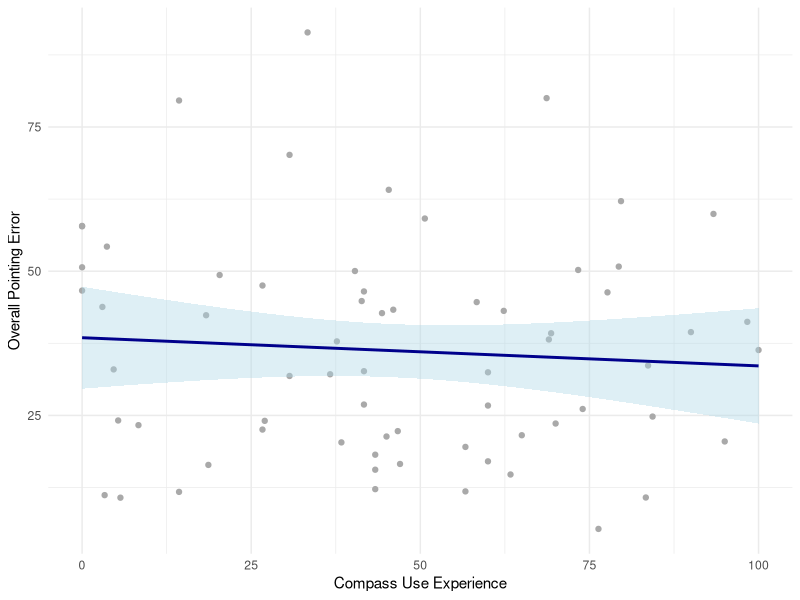
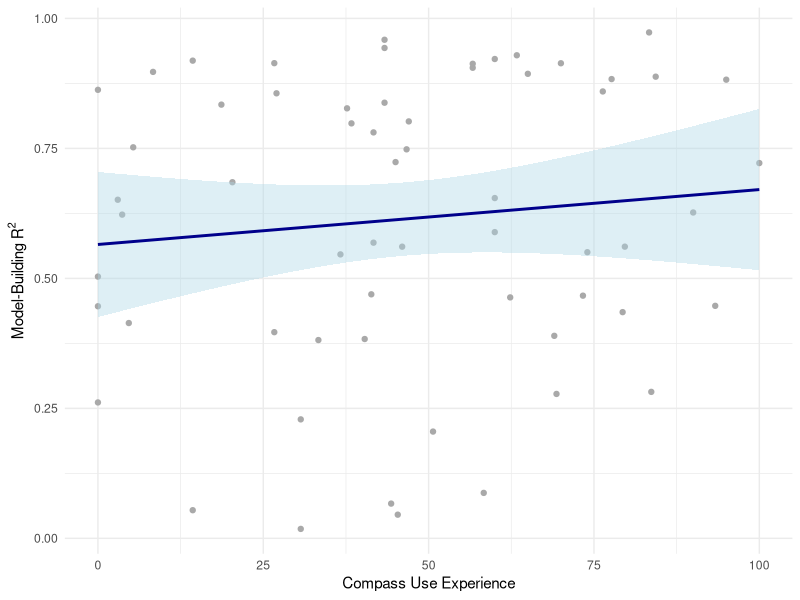
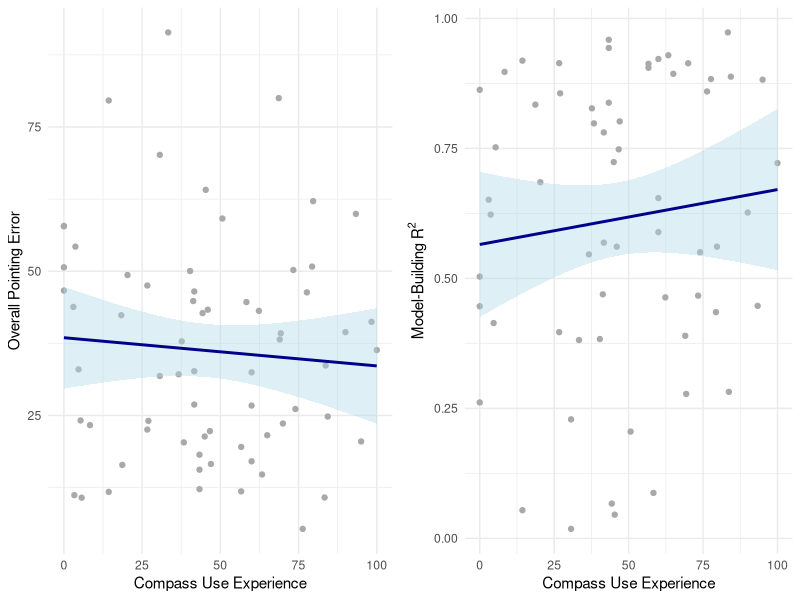

The R source for these figures, in order: (Note: this script raises an error after producing the figures.)
#@eceyuksel
#2023-06-01

#set up data directory
os_sep <- .Platform$file.sep
data_dir <- (paste('C:','Users','eceyuksel','Dropbox (UFL)','EceYuksel', 'VR_Compass Mountain', 'final_data', sep = os_sep))
setwd(data_dir)
getwd()


#Read the data------------------

#get the video game play data, merged
data <- read.csv('exp2_final.csv')
library(dplyr)

#add post-questionnaire qualtrics
compass <- read.csv('post_q_exp2.csv')

#selecting the compass questions
sub_compass <- subset(compass, select=c('Q17', 'Q26_2','Q26_1','Q26_4', 'Q26_3'))

#rename
sub_compass <- sub_compass %>% 
  rename("know_how_use" = "Q26_2",
         "experienced" = "Q26_1",
         "easy_use" = "Q26_4",
         "use_north_daily" = "Q26_3",
         'participant' = 'Q17')

#remove rows that are not numbers
sub_compass <- sub_compass[-c(1,2,3,9,76),]


# Convert list to numeric vector
sub_compass$know_how_use <- as.numeric(sub_compass$know_how_use)
sub_compass$experienced <- as.numeric(sub_compass$experienced)
sub_compass$easy_use <- as.numeric(sub_compass$easy_use)
sub_compass$use_north_daily <- as.numeric(sub_compass$use_north_daily)
sub_compass$participant <- as.numeric(sub_compass$participant)

# Calculate correlation
correlation <- cor(sub_compass)

# Save correlation matrix to a CSV file
write.csv(correlation, file = "correlation_compass.csv", row.names = TRUE)

#calculate the mean for the first three questions
sub_compass2 <- subset(sub_compass, select=c('participant','know_how_use','experienced','easy_use'))

library(dplyr)
sub_compass2 <- sub_compass2 %>% mutate(compass_use = (know_how_use + experienced + easy_use)/3)

#save!
write.csv(sub_compass2,'exp2_compass.csv')

#----------------------------------------------------------

#lets read the merged data set to do the correlations
data <- read.csv("both_exp_video_compass.csv")

# Compute Pearson correlation for pointing
pointing_compass_corr <- cor.test(data$overall_pointing, data$compass_use, method = "pearson")

# Print the correlation coefficient
print(pointing_compass_corr)


# Compute Pearson correlation for model-building
model_compass_corr <- cor.test(data$Overall_rsquared, data$compass_use, method = "pearson")

# Print the correlation coefficient
print(model_compass_corr)



#plot the correlations
# Assuming ggplot2 is installed, if not, install it using install.packages("ggplot2")
library(ggplot2)

# Create a scatter plot with the correlation line for Pointing and Compass Use
pointing_compass_plot <- ggplot(data, aes(x = compass_use, y = overall_pointing)) +
  geom_point(color = "darkgrey") +
  geom_smooth(method = "lm", se = TRUE, color = "darkblue", fill = "lightblue") +  # Add regression line with CI
  labs(
       x = "Compass Use Experience",
       y = "Overall Pointing Error")+
  theme_minimal()

# Print the plot
print(pointing_compass_plot)

# Create a scatter plot with the correlation line for Model-Building and Compass Use
model_compass_plot <- ggplot(data, aes(x = compass_use, y = Overall_rsquared)) +
  geom_point(color = "darkgrey") +
  geom_smooth(method = "lm", se = TRUE, color = "darkblue", fill = "lightblue") +  # Add regression line with CI
  labs(
       x = "Compass Use Experience",
       y = expression("Model-Building R"^2))+
  theme_minimal()

# Print the plot
print(model_compass_plot)


library(gridExtra)

grid_plots <- grid.arrange(pointing_compass_plot, model_compass_plot, ncol = 2, nrow = 1)
print(grid_plots)

ggsave("./output/plots/compass_correlation.jpg", plot = combined_plot, width = 10, height = 4, dpi = 300)

